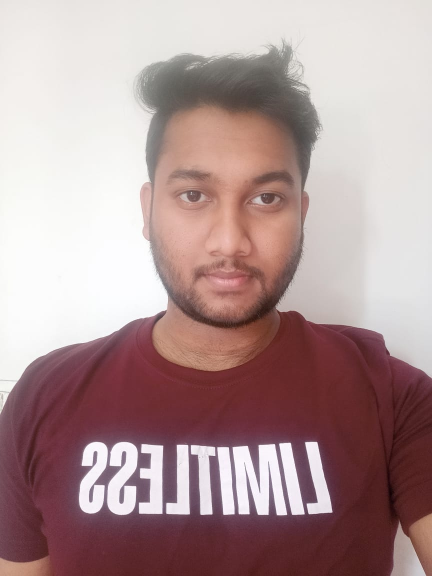
#> input picture ExistingData/Amit Biswas.jpeg, 864 x 1152 px, found by its file name (shown at 1/2 size)
$ jupyter execute --allow-errors Untitled.ipynb
#> lines starting #> are read from the running program, lines starting #| are printed output that depends on the picture
[cell 1]
import cv2
import numpy as np
import os
import csv
from datetime import datetime

[cell 2]
path = 'ExistingData'
images = []
classNames = []
myList = os.listdir(path)
# print(myList)
for cl in myList:
    curImg = cv2.imread(f'{path}/{cl}')
#> curImg is the input picture: shape (1152, 864, 3); mean B, G, R 150, 149.9, 175.7
images.append(curImg)
classNames.append(os.path.splitext(cl)[0])
# print(classNames)

def findEncodings(images):
    encodeList = []
    for img in images:
        img = cv2.cvtColor(img, cv2.COLOR_BGR2RGB)
        encode = face_recognition.face_encodings(img)[0]
        encodeList.append(encode)
#> this loop made 1 pass
#> pass 1, in findEncodings, `img = cv2.cvtColor(img, cv2.COLOR_BGR2RGB)`:
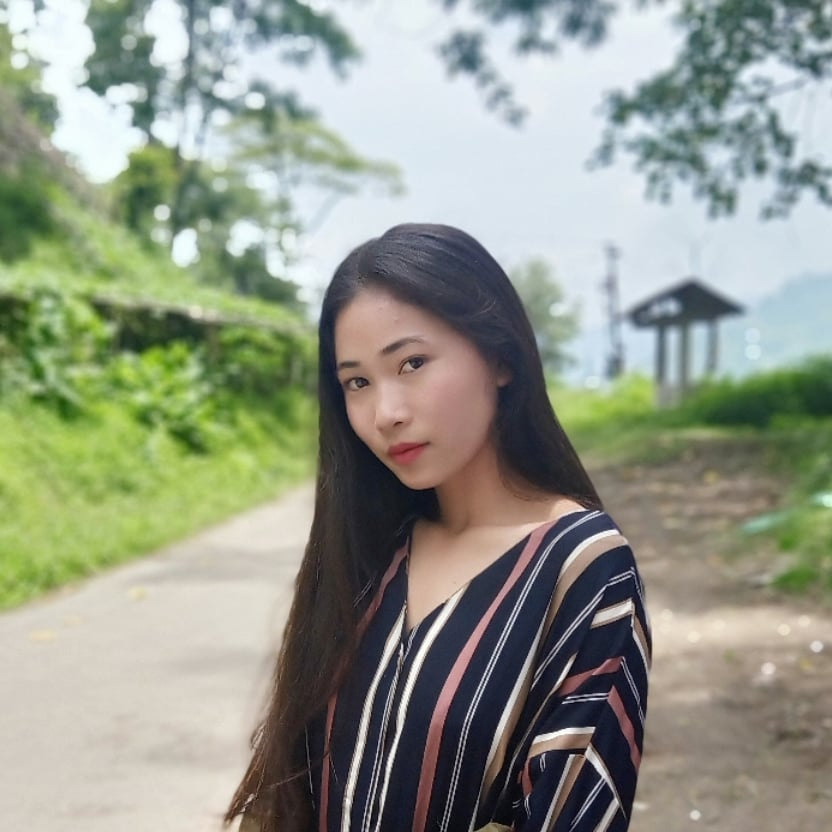
#> img: shape (832, 832, 3); mean R, G, B 147.6, 152.9, 138.6
#> after the loop, encodeList = []
    return encodeList

def markAttendance(name):
    if not os.path.exists('Attendance.csv'):
        data = open('Attendance.csv','a',newline='')
        csv_writer = csv.writer(data,delimiter=',')
        data.close()
    with open('Attendance.csv', 'r+') as f:
        myDataList = f.readlines()
        nameList = []
        for line in myDataList:
            entry = line.split(',')
            nameList.append(entry[0])
        if name not in nameList:
            now = datetime.now()
            dtString = now.strftime('%H:%M:%S')
            f.writelines(f'\n{name},{dtString}')

#> (the rest of this cell did not finish here and is left out)
